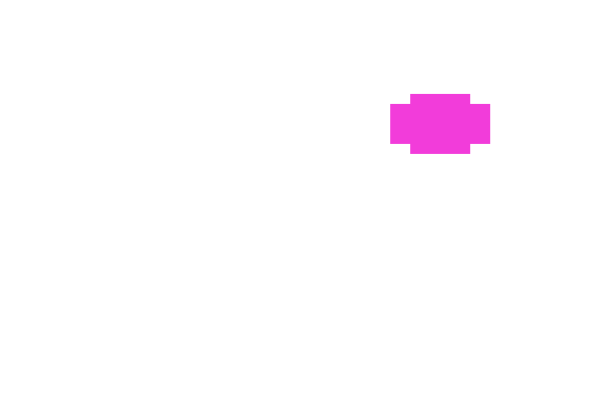
Frame 1 (no input)
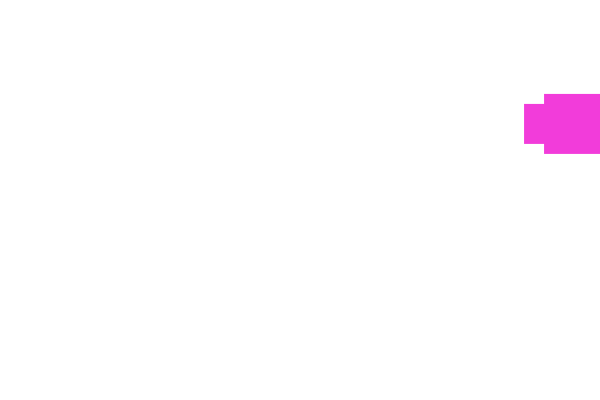
Frame 60 (the mouse pressed at the canvas centre just before this capture)
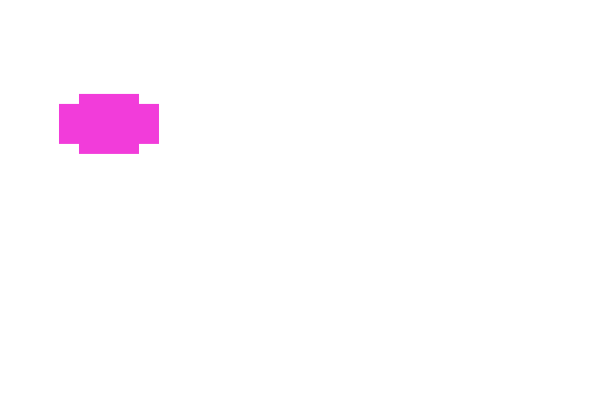
Frame 120 (the mouse held since frame 60 and released just before this capture)

The Processing sketch that drew these frames (run headless with seeded random() and noise(); from frame 60 on, the mouse is pressed at the canvas centre):

// Processing sketch: simple_car_array
// ── simple_car_array.pde
Car ufo;

void setup(){
  size(600,400);
  ufo = new Car();
}

void draw(){
  background(255);
  ufo.move();
  ufo.display();
  
}
// ── Car.pde
class Car {

  float x, y;
  color c;
  float speed;

  Car() {
    x = random(width);
    y = random(height);
    c = color(random(255), random(255), random(255));
    speed = random(1, 5);
  }
  void move() {
    x += speed;
    if (x > width) x = 0;
  }
  void display() {
    fill(c);
    noStroke();
    rect(x, y, 100, 40);
    rect(x+20, y-10, 60, 60);
  }
}
